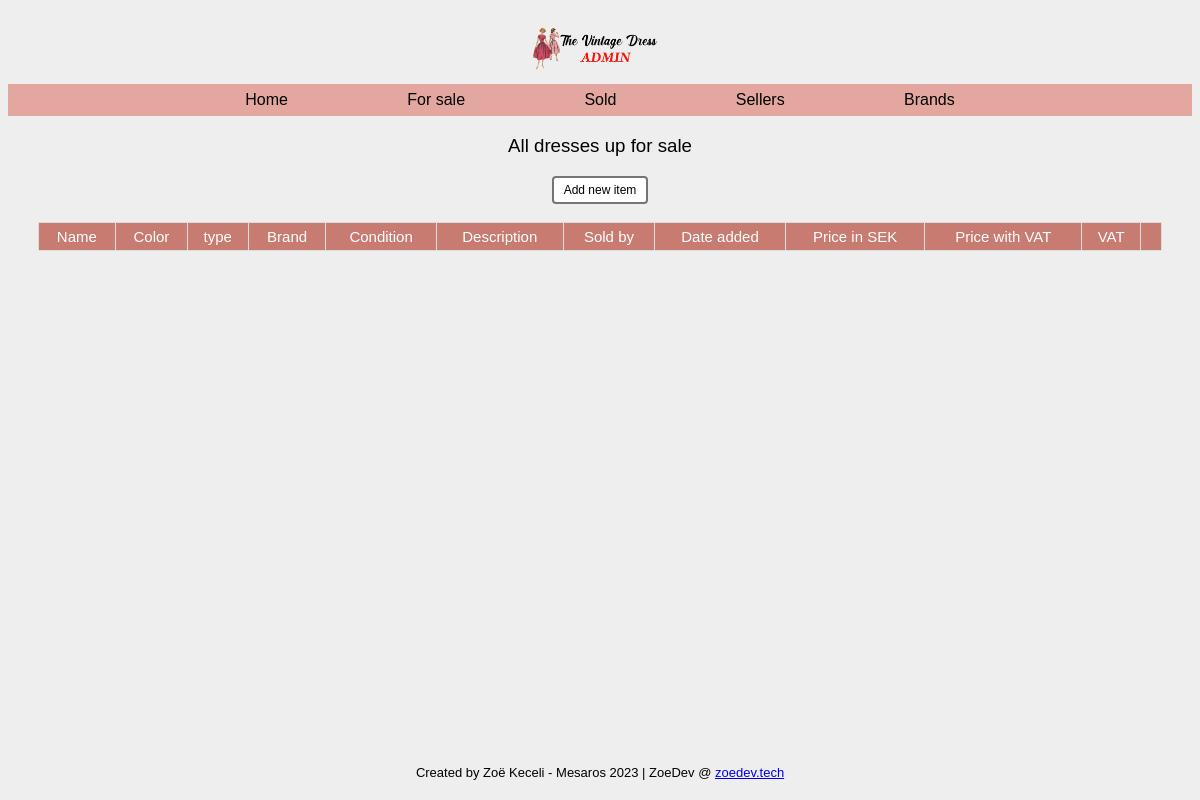
The app's page /items.php, older data.
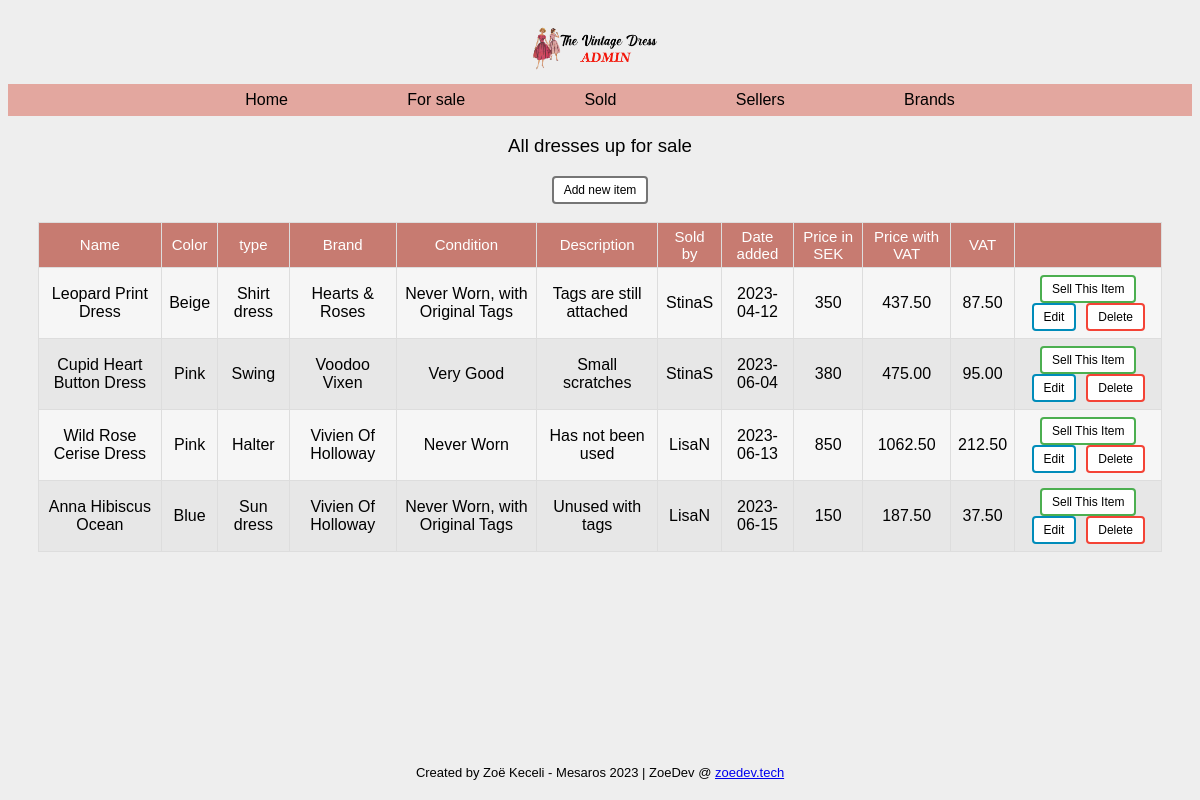
The same page, newer data.
### tables this page shows
CREATE TABLE `items` (
  `id` int(11) NOT NULL,
  `title` varchar(50) NOT NULL,
  `color` varchar(11) NOT NULL,
  `typeID` int(11) NOT NULL,
  `brandID` int(11) NOT NULL,
  `sellerID` int(11) NOT NULL,
  `condID` int(11) NOT NULL,
  `item_desc` varchar(250) NOT NULL,
  `price` int(11) NOT NULL,
  `date_added` date DEFAULT NULL,
  `date_sold` date DEFAULT NULL
);

CREATE TABLE `types` (
  `id` int(11) NOT NULL,
  `type` varchar(32) NOT NULL
);

CREATE TABLE `brands` (
  `id` int(11) NOT NULL,
  `name` varchar(32) NOT NULL
);

CREATE TABLE `conditions` (
  `id` int(11) NOT NULL,
  `item_condition` varchar(50) NOT NULL
);

CREATE TABLE `sellers` (
  `id` int(11) NOT NULL,
  `username` varchar(32) NOT NULL,
  `first_name` varchar(32) NOT NULL,
  `last_name` varchar(32) NOT NULL,
  `email` varchar(32) NOT NULL,
  `phone` varchar(15) NOT NULL
);

### items.php (called while the page is built)
<?php
require 'classes/view/item-view.php';
require 'classes/model/item-model.php';
$pdo = require 'partials/connect.php';
$itemModel = new ItemModel($pdo);
$itemView = new ItemView();
include 'partials/header.php';
include 'partials/nav.php';
$itemView->renderAllItemsWithSellersAndBrandsAsList($itemModel->getAllItemsWithSellersAndBrandsAndTax());
include 'partials/footer.php';

### classes/model/db.php (called while the page is built, shortened)
<?php
class DB
{
    public function __construct(PDO $pdo)
    {
        $this->pdo = $pdo;
    }
}

### classes/model/item-model.php (called while the page is built, shortened)
<?php
require_once 'db.php';
class ItemModel extends DB
{
    protected $table = "items";
    public function getAllItemsWithSellersAndBrandsAndTax()
    {
        $sql = "SELECT items.id, items.title, items.color, items.item_desc, items.date_added, items.price, sellers.username, brands.name, conditions.item_condition, types.type, SUM(items.price *  1.25) AS TotalWithTax, SUM((items.price * 1.25) - (items.price)) AS TotTax from {$this->table} JOIN sellers ON sellers.id = items.sellerID JOIN brands ON brands.id = items.brandID JOIN conditions ON conditions.id = items.condID JOIN types ON types.id = items.typeID WHERE date_sold IS NULL GROUP BY items.id ORDER BY date_added";
        $statement = $this->pdo->prepare($sql);
        $statement->execute();
        return $statement->fetchAll(PDO::FETCH_ASSOC);
    }
}

### classes/view/item-view.php (the view, shortened to what this page needs)
<?php
class ItemView
{
    public function renderAllItemsWithSellersAndBrandsAsList(array $items): void
    {
        echo "<h3 class='pageTitle'>All dresses up for sale</h3>";
        echo "<button class='addButton'><a href='item-new.php'>Add new item</a></button>";
        echo "<br><br>";
        echo "<table class='center'>";
        echo "<th>Name</th>";
        echo "<th>Color</th>";
        echo "<th>type</th>";
        echo "<th>Brand</th>";
        echo "<th>Condition</th>";
        echo "<th>Description</th>";
        echo "<th>Sold by</th>";
        echo "<th>Date added</th>";
        echo "<th>Price in SEK</th>";
        echo "<th>Price with VAT</th>";
        echo "<th>VAT</th>";
        echo "<th></th>";
        foreach ($items as $item) {
            echo "<tr>";
            echo "<td class='centerData'>{$item['title']}</td>";
            echo "<td>{$item['color']}</td>";
            echo "<td>{$item['type']}</td>";
            echo "<td>{$item['name']}</td>";
            echo "<td>{$item['item_condition']}</td>";
            echo "<td>{$item['item_desc']}</td>";
            echo "<td>{$item['username']}</td>";
            echo "<td>{$item['date_added']}</td>";
            echo "<td>{$item['price']}</td>";
            echo "<td>{$item['TotalWithTax']}</td>";
            echo "<td>{$item['TotTax']}</td>";
            echo "<td class='centerData'><button class='btnGreen'><a href='item-sell.php?id={$item['id']}'>Sell This Item</a></button>";
            echo "<button class='btnEdit'><a href='item-edit.php?id={$item['id']}'>Edit</a></button>";
            echo "<button class='btnDel'><a href='item-delete.php?id={$item['id']}'>Delete</a></button></td>";
            echo "</tr>";
        }
        echo "</table>";
    }
}
?>

### partials/header.php (shortened to what this page needs)
<!DOCTYPE html>
<html lang="en">
<head>
    <link rel="stylesheet" href="style/style.css">
</head>
<div id="page-container">
    <div id="content-wrap">
        <body>

### partials/nav.php
<a class="link" href="index.php">
    <img src="img/vintagedresslogo.png" alt="The Vintage Dress">
</a>
<nav>
    <a href="index.php">Home</a>
    <a href="items.php">For sale</a>
    <a href="item-sold.php">Sold</a>
    <a href="sellers.php">Sellers</a>
    <a href="brands.php">Brands</a>
</nav>

### partials/footer.php
</div>
<footer id="footer">
    <p>Created by Zoë Keceli - Mesaros 2023 | ZoeDev @ <a href="https://www.zoedev.tech/">zoedev.tech</a></p>
</footer>
</div>
</body>
</html>

### style/style.css (style rules this page uses)
body { text-align: center; background: #eee url("https://i.imgur.com/eeQeRmk.png"); background-size: 1.2%; background-repeat: repeat; }
.link { text-align: center; margin: 0 auto; display: flex; justify-content: center; }
.pageTitle { font-family: "Gill Sans", "Gill Sans MT", Calibri, "Trebuchet MS", sans-serif; font-weight: lighter; }
img { width: 15%; }
nav { padding-left: 15%; padding-right: 15%; padding-top: 7px; padding-bottom: 7px; display: flex; justify-content: center; justify-content: space-around; align-items: center; background-color: #e3a79f; }
nav a { text-decoration: none; font-family: "Gill Sans", "Gill Sans MT", Calibri, "Trebuchet MS", sans-serif; color: rgb(0, 0, 0); }
.brandsTable tr, td { text-align: center; }
.center { margin-left: auto; margin-right: auto; background-color: rgb(231, 231, 231); font-family: Arial, Helvetica, sans-serif; border-collapse: collapse; width: 95%; }
.center td, .center th { border: 1px solid #ddd; padding: 7px; }
.center tr:nth-child(even) { background-color: #f8f8f8e9; }
.center tr, td { text-align: center; }
.center th { padding-top: 5px; padding-bottom: 5px; text-align: center; font-size: 15px; font-weight: normal; font-family: Arial, Helvetica, sans-serif; background-color: #c77b71ff; color: rgb(255, 255, 255); }
.btnDel { margin-left: 5px; margin-right: 5px; background-color: #f44336; border: none; border-radius: 4px; color: white; padding: 5px 10px; text-align: center; text-decoration: none; display: inline-block; font-size: 12px; transition-duration: 0.4s; cursor: pointer; }
.btnDel { background-color: white; color: black; border: 2px solid #f44336; }
.btnDel a { all: unset; }
.btnEdit { margin-left: 5px; margin-right: 5px; background-color: #008cba; border: none; border-radius: 4px; color: white; padding: 5px 10px; text-align: center; text-decoration: none; display: inline-block; font-size: 12px; transition-duration: 0.4s; cursor: pointer; }
.btnEdit { background-color: white; color: black; border: 2px solid #008cba; }
.btnEdit a { all: unset; }
.btnGreen { margin-left: 5px; margin-right: 5px; background-color: #4caf50; border: none; border-radius: 4px; color: white; padding: 5px 10px; text-align: center; text-decoration: none; display: inline-block; font-size: 12px; transition-duration: 0.4s; cursor: pointer; }
.btnGreen { background-color: white; color: black; border: 2px solid #4caf50; }
.btnGreen a { all: unset; }
.addButton a { all: unset; }
.addButton { margin-left: 5px; margin-right: 5px; background-color: #ffffff; border: none; border-radius: 4px; color: white; padding: 5px 10px; text-align: center; text-decoration: none; display: inline-block; font-size: 12px; transition-duration: 0.4s; cursor: pointer; }
.addButton { background-color: white; color: black; border: 2px solid #757575; }
#page-container { position: relative; min-height: 98vh; }
#content-wrap { padding-bottom: 2.5rem; }
#footer { font-family: "Gill Sans", "Gill Sans MT", Calibri, "Trebuchet MS", sans-serif; font-size: 13px; position: absolute; bottom: 0; width: 100%; color: rgb(0, 0, 0); height: 2.5rem; }

Row changes from the older to the newer data that the page shows:
now on this page (row edited): items: title "Leopard Print Dress", color "Beige", typeID.type "Shirt dress", brandID.name "Hearts & Roses", condID.item_condition "Never Worn, with Original Tags", item_desc "Tags are still attached", sellerID.username "StinaS", date_added "2023-04-12", price "350", TotalWithTax "437.50", TotTax "87.50"
now on this page (row edited): items: title "Cupid Heart Button Dress", color "Pink", typeID.type "Swing", brandID.name "Voodoo Vixen", condID.item_condition "Very Good", item_desc "Small scratches", sellerID.username "StinaS", date_added "2023-06-04", price "380", TotalWithTax "475.00", TotTax "95.00"
now on this page (row edited): items: title "Wild Rose Cerise Dress", color "Pink", typeID.type "Halter", brandID.name "Vivien Of Holloway", condID.item_condition "Never Worn", item_desc "Has not been used", sellerID.username "LisaN", date_added "2023-06-13", price "850", TotalWithTax "1062.50", TotTax "212.50"
now on this page (row edited): items: title "Anna Hibiscus Ocean", color "Blue", typeID.type "Sun dress", brandID.name "Vivien Of Holloway", condID.item_condition "Never Worn, with Original Tags", item_desc "Unused with tags", sellerID.username "LisaN", date_added "2023-06-15", price "150", TotalWithTax "187.50", TotTax "37.50"
